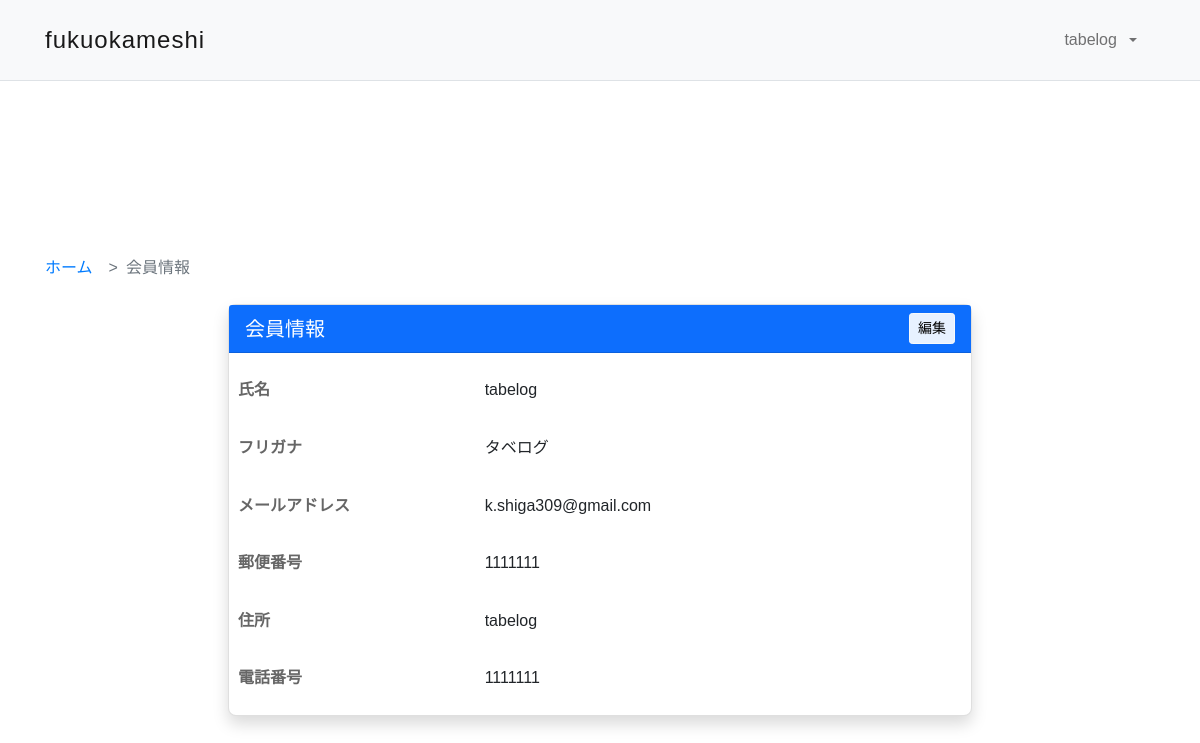
The page /profile/ (signed in) on the database as committed earlier.
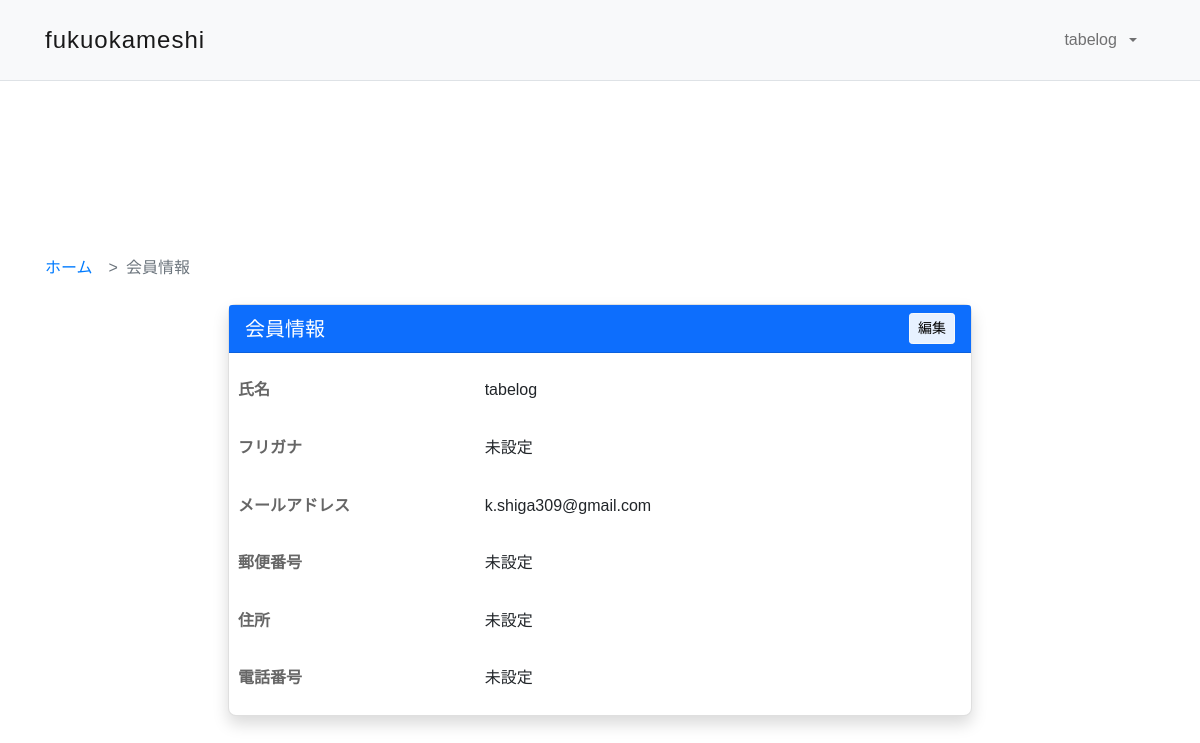
The same page on the database as committed later.
### restaurants/models.py (models this page shows, shortened)
class Profile(models.Model):
    user = models.OneToOneField(User, on_delete=models.CASCADE)
    username_kana = models.CharField(max_length=100, default='', verbose_name='フリガナ')
    post_code = models.CharField(max_length=7, default='', verbose_name='郵便番号')
    address = models.CharField(max_length=200, default='', verbose_name='住所')
    tel = models.CharField(max_length=11, default='', verbose_name='電話番号')
    birth_date = models.DateField(null=True, blank=True, verbose_name='誕生日')
    business = models.CharField(max_length=20, blank=True, verbose_name='職業')

### restaurants/views.py (the view)
# urls.py: path('profile/', views.profile_view, name='profile'),
@login_required
def profile_view(request):
    profile, created = Profile.objects.get_or_create(user=request.user)
    return render(request, 'restaurants/profile.html', {'profile': profile})

### templates/restaurants/profile.html (shortened to what this page needs)
{% extends "base.html" %}
{% load static %}
{% block content %}
<div class="container py-5">
    <nav class="my-3" style="--bs-breadcrumb-divider: '>';" aria-label="breadcrumb">
        <ol class="breadcrumb mb-0">
            <li class="breadcrumb-item"><a href="{% url 'restaurants:restaurant_list' %}">ホーム</a></li>
            <li class="breadcrumb-item active" aria-current="page">会員情報</li>
        </ol>
    </nav>
    <div class="row justify-content-center">
        <div class="col-md-8">
            <div class="card shadow">
                <div class="card-header bg-primary text-white d-flex justify-content-between align-items-center">
                    <h2 class="h5 mb-0">会員情報</h2>
                    <a href="{% url 'restaurants:edit_profile' %}" class="btn btn-light btn-sm">編集</a>
                </div>
                <div class="card-body">
                    <div class="row mb-3">
                        <div class="col-sm-4 fw-bold">氏名</div>
                        <div class="col-sm-8">{{ profile.user.username }}</div>
                    </div>
                    <div class="row mb-3">
                        <div class="col-sm-4 fw-bold">フリガナ</div>
                        <div class="col-sm-8">{{ profile.username_kana|default:"未設定" }}</div>
                    </div>
                    <div class="row mb-3">
                        <div class="col-sm-4 fw-bold">メールアドレス</div>
                        <div class="col-sm-8">{{ profile.user.email|default:"未設定" }}</div>
                    </div>
                    <div class="row mb-3">
                        <div class="col-sm-4 fw-bold">郵便番号</div>
                        <div class="col-sm-8">{{ profile.post_code|default:"未設定" }}</div>
                    </div>
                    <div class="row mb-3">
                        <div class="col-sm-4 fw-bold">住所</div>
                        <div class="col-sm-8">{{ profile.address|default:"未設定" }}</div>
                    </div>
                    <div class="row">
                        <div class="col-sm-4 fw-bold">電話番号</div>
                        <div class="col-sm-8">{{ profile.tel|default:"未設定" }}</div>
                    </div>
                </div>
            </div>
        </div>
    </div>
</div>
{% endblock %}

Rows that differ between the two databases and show on the page:
changed Profile "tabelog": username_kana "タベログ" → "未設定"; post_code "1111111" → "未設定"; address "tabelog" → "未設定"; tel "1111111" → "未設定"
